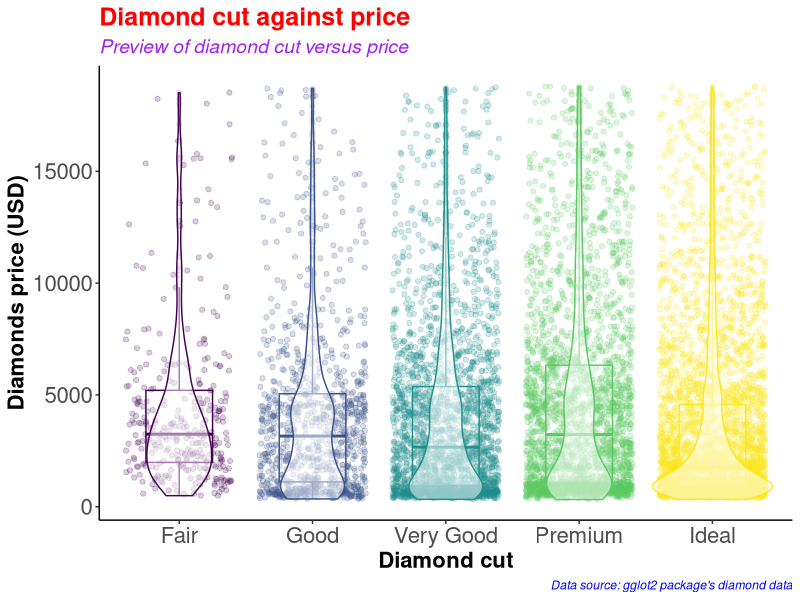
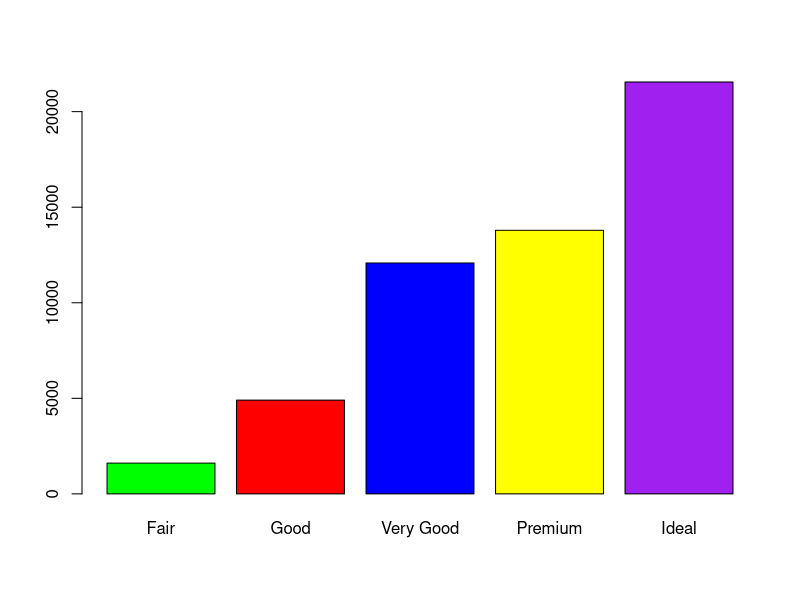
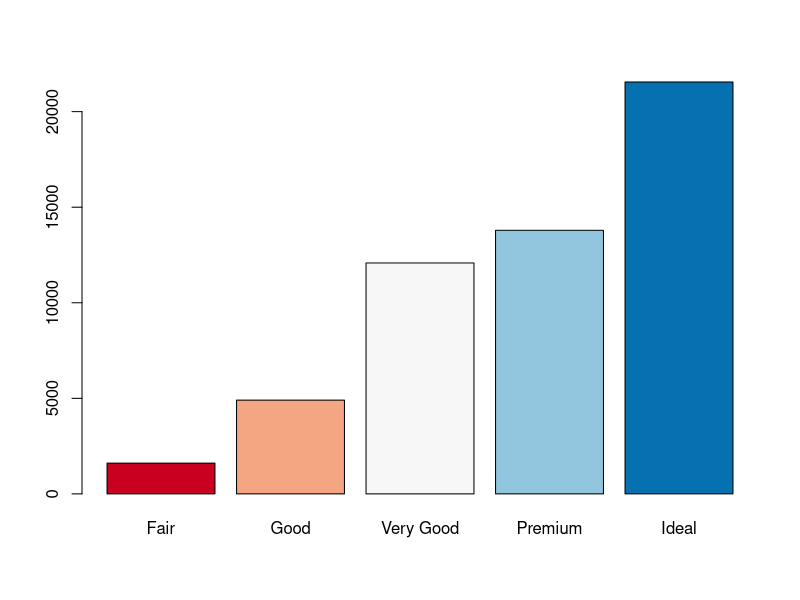
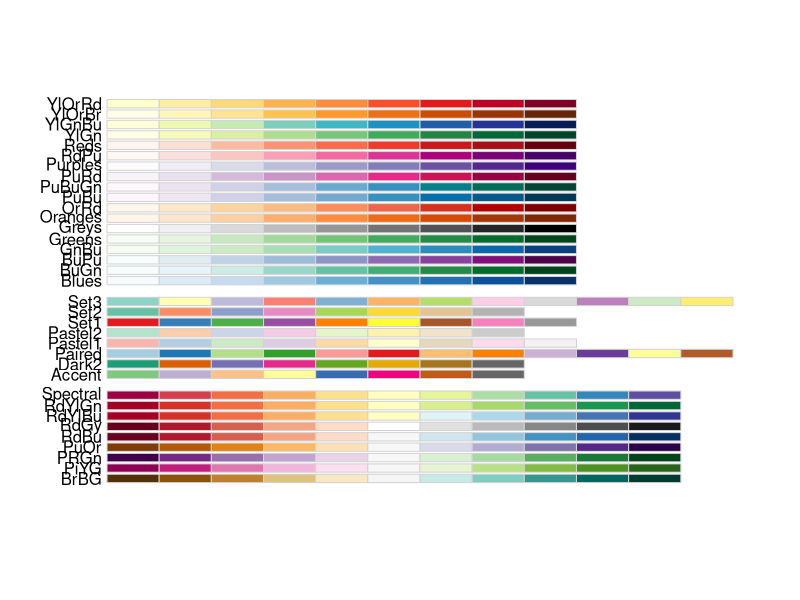
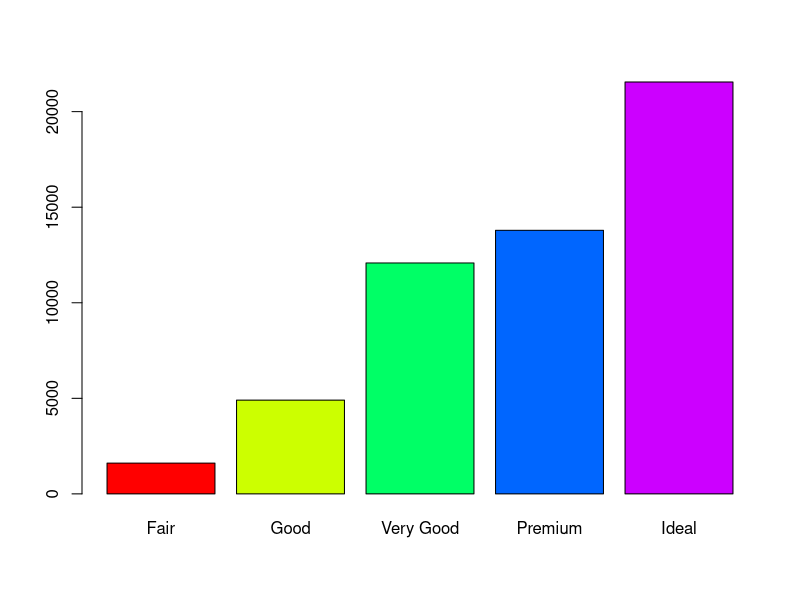
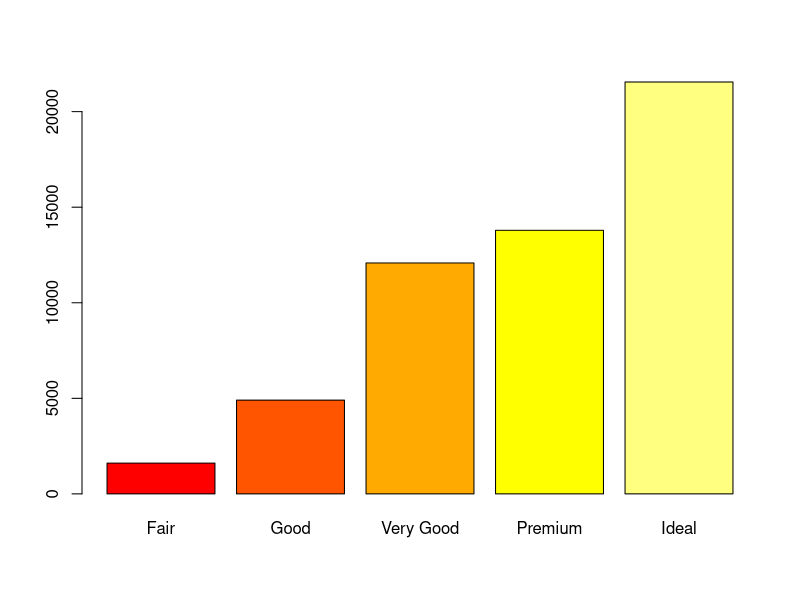
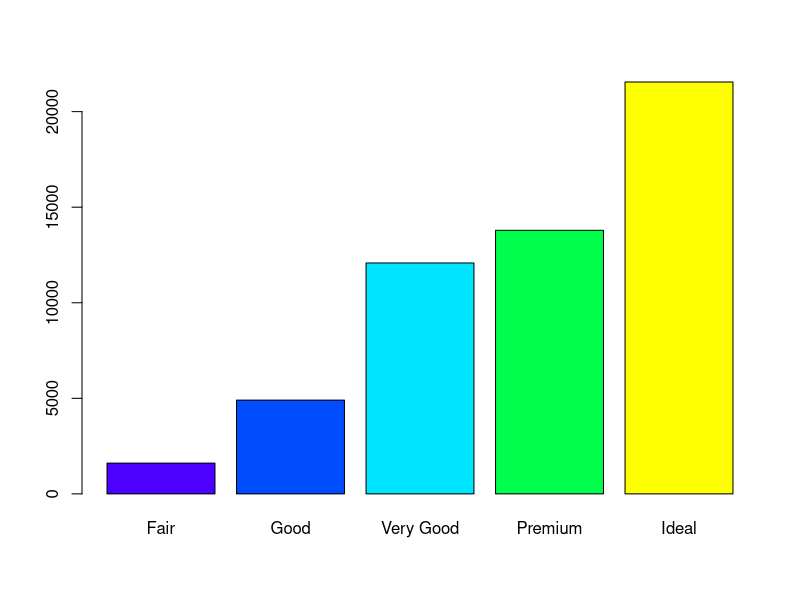
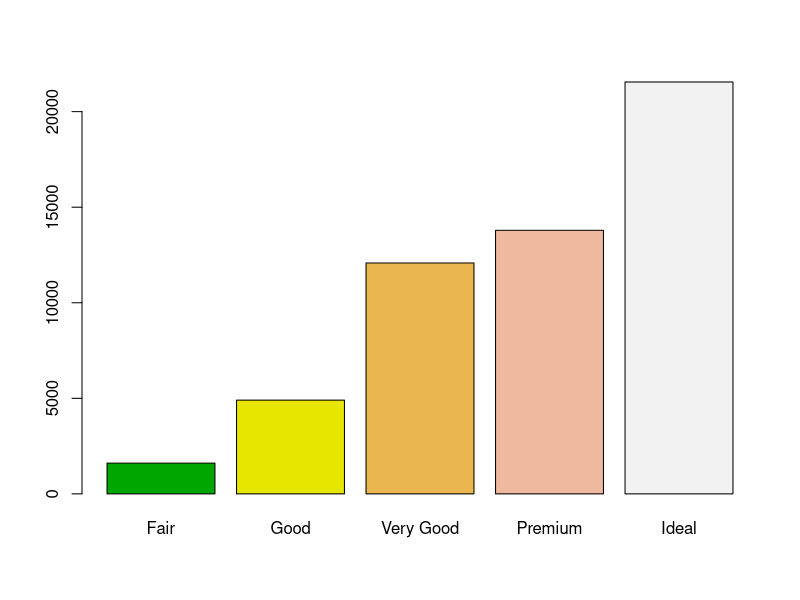

Recreate these plots in R, in order.
#########################################
# Name: Wyclife Agumba Oluoch           #   
# E-mail: wyclifeoluoch@gmail.com       #
# GitHub: https://github.com/Wycology   #
# Task: Boxplot and violin plots in one #
# Date: 4th Jan 2021                    #
# Last edited: 22nd July 2021           #
#########################################

# Loading the necessary libraries for the project

base::library(tidyverse) # This is for data wrangling and plotting.
base::library(RColorBrewer) # This is for generating color pallets for the plots.

diamonds_df <- diamonds # Saving the diamonds data-set to a new object in R.

utils::head(diamonds) # Checking the variables in the data-set for subsequent analyses
base::nrow(diamonds) # Checking for the number of rows in the data. 53940 observations
base::ncol(diamonds) # Checking the number of variables in the data-set. 10 variables

diamonds_df %>% # Picking the diamonds data, and then
  dplyr::slice_sample(n = 0.2*(nrow(diamonds))) %>% # Picking a portion of the data-set
  ggplot2::ggplot(aes(x = cut, y = price, color = cut)) + # Adding the mapping variables
  geom_point(position = "jitter", alpha = 0.2) + # Adding jitter and alpha
  geom_boxplot(alpha = 0.1, width = 0.5) + # Modifying dimensions of the boxplot 
  geom_violin(alpha = 0.5) + # Adding violin plot on top of the box and jitter
  theme_classic() + # Adding my preferred theme for publication.
  theme(legend.position = "none") + # Removing the legend; it is on the x-axis
  labs(x = "Diamond cut", # Labels the x-axis.
       y = "Diamonds price (USD)", # Labeling the y-axis
       title = "Diamond cut against price", # Setting tibble of the plot
       subtitle = "Preview of diamond cut versus price", # Descriptive title beneath TITLE
       caption = "Data source: gglot2 package's diamond data") +
  theme(axis.text = element_text(size=16), # Size of labels on tick-marks
        axis.title = element_text(size=16,face="bold")) + # Size of axis labels
  theme(plot.title = element_text(color = 'red', size = 18, face = 'bold'),
        plot.subtitle = element_text(color = 'purple', size = 14, face = 'italic'),
        plot.caption = element_text(color = 'blue', face = 'italic'))

diamonds %>% # Picking the diamonds data, and then
  filter(cut == 'Very Good') %>% # Picking the very good cut 
  nrow() # counting the number of rows with very good cut

diamonds %>% 
  select(cut) %>% 
  table() %>% 
  barplot(col = c('green', 'red', 'blue', 'yellow', 'purple'))

# Instead of specifying the colors, we can simply use the color brewer panel 

diamonds %>% 
  select(cut) %>% 
  table() %>% 
  barplot(col = brewer.pal(n = 5, name = "RdBu"))
# To display more brewer colors options to use, run the following function:

display.brewer.all()

# Can also use rainbow colors

diamonds %>% 
  select(cut) %>% 
  table() %>% 
  barplot(col = rainbow(5))

# Can also use heat.colors
diamonds %>% 
  select(cut) %>% 
  table() %>% 
  barplot(col = heat.colors(5))

# Can also use topographic colors

diamonds %>% 
  select(cut) %>% 
  table() %>% 
  barplot(col = topo.colors(5))

# Can also use terrain colors for the plot
diamonds %>% 
  select(cut) %>% 
  table() %>% 
  barplot(col = terrain.colors(5))

# Can also use cm.colors
diamonds %>% 
  select(cut) %>% 
  table() %>% 
  barplot(col = cm.colors(5)) 

# That is awesome. Good for the day.
